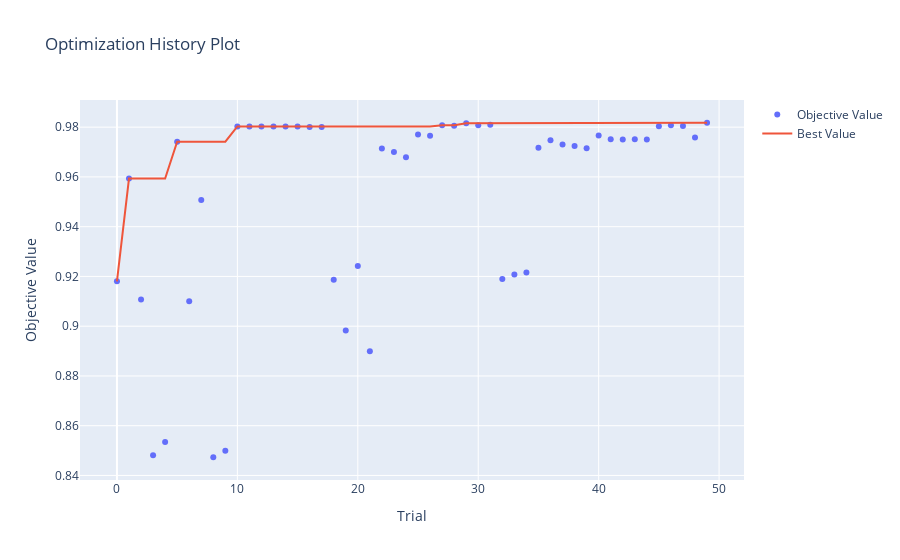

The cell this chart's notebook holds for it:
### Markdown cell above
### Results and Visualizations

This cell provides a comprehensive view of hyperparameter optimization results, making it easier to analyze and interpret the performance of different hyperparameter configurations.

### Code cell
# Import necessary libraries
import pandas as pd
import yaml

def display_study(study: optuna.study.Study) -> None:
    # Convert trials to a DataFrame
    df_trials: pd.DataFrame = study.trials_dataframe()
    df_trials = df_trials.dropna(ignore_index=True)

    # Extract scores from user_attrs and concatenate with trial data
    df_scores = pd.DataFrame.from_records(df_trials['user_attrs_scores'])
    df_results = pd.concat([df_scores, df_trials], axis=1)

    # Set the index and drop unnecessary columns
    df_results = df_results.set_index("number")
    df_results = df_results.drop([
        'datetime_complete', 
        "datetime_start", 
        "duration", 
        'value', 
        'user_attrs_scores'
        ], axis=1)

    # Sort the results by the favorite metric (test_f1 in this case)
    df_results = df_results.sort_values('test_f1', ascending=False)

    # Apply some styling to the DataFrame
    df_style = df_results.style
    df_style.bar(df_results.columns[:2], color='LightSalmon', width=50, height=20)
    df_style.format(precision=2, subset=df_results.columns[:2])
    df_style.highlight_max(
        subset=df_results.columns[2:7], 
        props="background-color:lightblue;color:black"
        )

    # Plot the optimization history
    fig = optuna.visualization.plot_optimization_history(study)
    fig.show()

    # Display the styled DataFrame
    display(df_style)

# Print information about the best trial
print(yaml.safe_dump({
    'best_trial': study.best_trial.number, 
    'params': study.best_params, 
    'scores': study.best_trial.user_attrs['scores'],
}))

# Display the study results and plots
display_study(study)

### Figure 1 — Plotly figure (JSON) as saved in the notebook; plotly's stock layout.template omitted (floating-point values rounded to 4 significant figures)
{"data": [{"mode": "markers", "name": "Objective Value", "type": "scatter", "x": [0, 1, 2, 3, 4, 5, 6, 7, 8, 9, 10, 11, 12, 13, 14, 15, 16, 17, 18, 19, 20, 21, 22, 23, 24, 25, 26, 27, 28, 29, 30, 31, 32, 33, 34, 35, 36, 37, 38, 39, 40, 41, 42, 43, 44, 45, 46, 47, 48, 49], "y": [0.918, 0.9593, 0.9107, 0.8481, 0.8534, 0.9742, 0.91, 0.9507, 0.8473, 0.8499, 0.9803, 0.9803, 0.9803, 0.9803, 0.9803, 0.9803, 0.9801, 0.9801, 0.9187, 0.8982, 0.9242, 0.8899, 0.9715, 0.97, 0.9679, 0.9771, 0.9765, 0.9808, 0.9805, 0.9815, 0.9808, 0.981, 0.9189, 0.9207, 0.9216, 0.9717, 0.9748, 0.973, 0.9724, 0.9715, 0.9767, 0.9751, 0.975, 0.9751, 0.9751, 0.9804, 0.9807, 0.9804, 0.9758, 0.9818]}, {"mode": "lines", "name": "Best Value", "type": "scatter", "x": [0, 1, 2, 3, 4, 5, 6, 7, 8, 9, 10, 11, 12, 13, 14, 15, 16, 17, 18, 19, 20, 21, 22, 23, 24, 25, 26, 27, 28, 29, 30, 31, 32, 33, 34, 35, 36, 37, 38, 39, 40, 41, 42, 43, 44, 45, 46, 47, 48, 49], "y": [0.918, 0.9593, 0.9593, 0.9593, 0.9593, 0.9742, 0.9742, 0.9742, 0.9742, 0.9742, 0.9803, 0.9803, 0.9803, 0.9803, 0.9803, 0.9803, 0.9803, 0.9803, 0.9803, 0.9803, 0.9803, 0.9803, 0.9803, 0.9803, 0.9803, 0.9803, 0.9803, 0.9808, 0.9808, 0.9815, 0.9815, 0.9815, 0.9815, 0.9815, 0.9815, 0.9815, 0.9815, 0.9815, 0.9815, 0.9815, 0.9815, 0.9815, 0.9815, 0.9815, 0.9815, 0.9815, 0.9815, 0.9815, 0.9815, 0.9818]}, {"marker": {"color": "#cccccc"}, "mode": "markers", "name": "Infeasible Trial", "showlegend": false, "type": "scatter", "x": [], "y": []}], "layout": {"title": {"text": "Optimization History Plot"}, "xaxis": {"title": {"text": "Trial"}}, "yaxis": {"title": {"text": "Objective Value"}}}}
